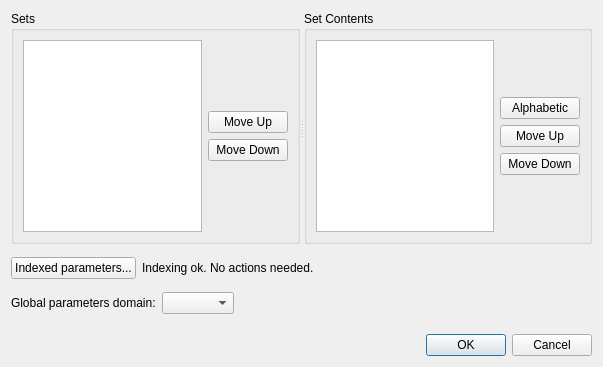
<?xml version="1.0" encoding="UTF-8"?>
<!--
######################################################################################################################
# Copyright (C) 2017 - 2019 Spine project consortium
# This file is part of Spine Toolbox.
# Spine Toolbox is free software: you can redistribute it and\/or modify it under the terms of the GNU Lesser General
# Public License as published by the Free Software Foundation, either version 3 of the License, or (at your option)
# any later version. This program is distributed in the hope that it will be useful, but WITHOUT ANY WARRANTY;
# without even the implied warranty of MERCHANTABILITY or FITNESS FOR A PARTICULAR PURPOSE. See the GNU Lesser General
# Public License for more details. You should have received a copy of the GNU Lesser General Public License along with
# this program. If not, see <http:\/\/www.gnu.org\/licenses\/>.
######################################################################################################################
-->
<ui version="4.0">
 <class>Form</class>
 <widget class="QWidget" name="Form">
  <property name="windowModality">
   <enum>Qt::WindowModal</enum>
  </property>
  <property name="geometry">
   <rect>
    <x>0</x>
    <y>0</y>
    <width>603</width>
    <height>367</height>
   </rect>
  </property>
  <property name="windowTitle">
   <string>Gdx Export Settings</string>
  </property>
  <layout class="QVBoxLayout" name="verticalLayout_4">
   <item>
    <widget class="QSplitter" name="splitter">
     <property name="orientation">
      <enum>Qt::Horizontal</enum>
     </property>
     <widget class="QGroupBox" name="groupBox">
      <property name="title">
       <string>Sets</string>
      </property>
      <layout class="QHBoxLayout" name="horizontalLayout">
       <item>
        <widget class="QListView" name="set_list_view"/>
       </item>
       <item>
        <layout class="QVBoxLayout" name="verticalLayout">
         <item>
          <spacer name="verticalSpacer">
           <property name="orientation">
            <enum>Qt::Vertical</enum>
           </property>
           <property name="sizeHint" stdset="0">
            <size>
             <width>20</width>
             <height>40</height>
            </size>
           </property>
          </spacer>
         </item>
         <item>
          <widget class="QPushButton" name="set_move_up_button">
           <property name="text">
            <string>Move Up</string>
           </property>
          </widget>
         </item>
         <item>
          <widget class="QPushButton" name="set_move_down_button">
           <property name="text">
            <string>Move Down</string>
           </property>
          </widget>
         </item>
         <item>
          <spacer name="verticalSpacer_2">
           <property name="orientation">
            <enum>Qt::Vertical</enum>
           </property>
           <property name="sizeHint" stdset="0">
            <size>
             <width>20</width>
             <height>40</height>
            </size>
           </property>
          </spacer>
         </item>
        </layout>
       </item>
      </layout>
     </widget>
     <widget class="QGroupBox" name="groupBox_2">
      <property name="title">
       <string>Set Contents</string>
      </property>
      <layout class="QHBoxLayout" name="horizontalLayout_2">
       <item>
        <widget class="QListView" name="record_list_view"/>
       </item>
       <item>
        <layout class="QVBoxLayout" name="verticalLayout_2">
         <item>
          <spacer name="verticalSpacer_3">
           <property name="orientation">
            <enum>Qt::Vertical</enum>
           </property>
           <property name="sizeHint" stdset="0">
            <size>
             <width>20</width>
             <height>40</height>
            </size>
           </property>
          </spacer>
         </item>
         <item>
          <widget class="QPushButton" name="record_sort_alphabetic">
           <property name="text">
            <string>Alphabetic</string>
           </property>
          </widget>
         </item>
         <item>
          <widget class="QPushButton" name="record_move_up_button">
           <property name="text">
            <string>Move Up</string>
           </property>
          </widget>
         </item>
         <item>
          <widget class="QPushButton" name="record_move_down_button">
           <property name="text">
            <string>Move Down</string>
           </property>
          </widget>
         </item>
         <item>
          <spacer name="verticalSpacer_4">
           <property name="orientation">
            <enum>Qt::Vertical</enum>
           </property>
           <property name="sizeHint" stdset="0">
            <size>
             <width>20</width>
             <height>40</height>
            </size>
           </property>
          </spacer>
         </item>
        </layout>
       </item>
      </layout>
     </widget>
    </widget>
   </item>
   <item>
    <layout class="QHBoxLayout" name="horizontalLayout_4">
     <item>
      <widget class="QPushButton" name="open_indexed_parameter_settings_button">
       <property name="text">
        <string>Indexed parameters...</string>
       </property>
      </widget>
     </item>
     <item>
      <widget class="QLabel" name="indexing_status_label">
       <property name="text">
        <string>Indexing ok. No actions needed.</string>
       </property>
      </widget>
     </item>
     <item>
      <spacer name="horizontalSpacer_2">
       <property name="orientation">
        <enum>Qt::Horizontal</enum>
       </property>
       <property name="sizeHint" stdset="0">
        <size>
         <width>40</width>
         <height>20</height>
        </size>
       </property>
      </spacer>
     </item>
    </layout>
   </item>
   <item>
    <layout class="QHBoxLayout" name="horizontalLayout_3">
     <item>
      <layout class="QFormLayout" name="formLayout">
       <item row="0" column="0">
        <widget class="QLabel" name="label">
         <property name="text">
          <string>Global parameters domain:</string>
         </property>
        </widget>
       </item>
       <item row="0" column="1">
        <widget class="QComboBox" name="global_parameters_combo_box"/>
       </item>
      </layout>
     </item>
     <item>
      <spacer name="horizontalSpacer">
       <property name="orientation">
        <enum>Qt::Horizontal</enum>
       </property>
       <property name="sizeHint" stdset="0">
        <size>
         <width>40</width>
         <height>20</height>
        </size>
       </property>
      </spacer>
     </item>
    </layout>
   </item>
   <item>
    <widget class="QDialogButtonBox" name="button_box">
     <property name="standardButtons">
      <set>QDialogButtonBox::Cancel|QDialogButtonBox::Ok</set>
     </property>
    </widget>
   </item>
  </layout>
 </widget>
 <resources/>
 <connections/>
</ui>
